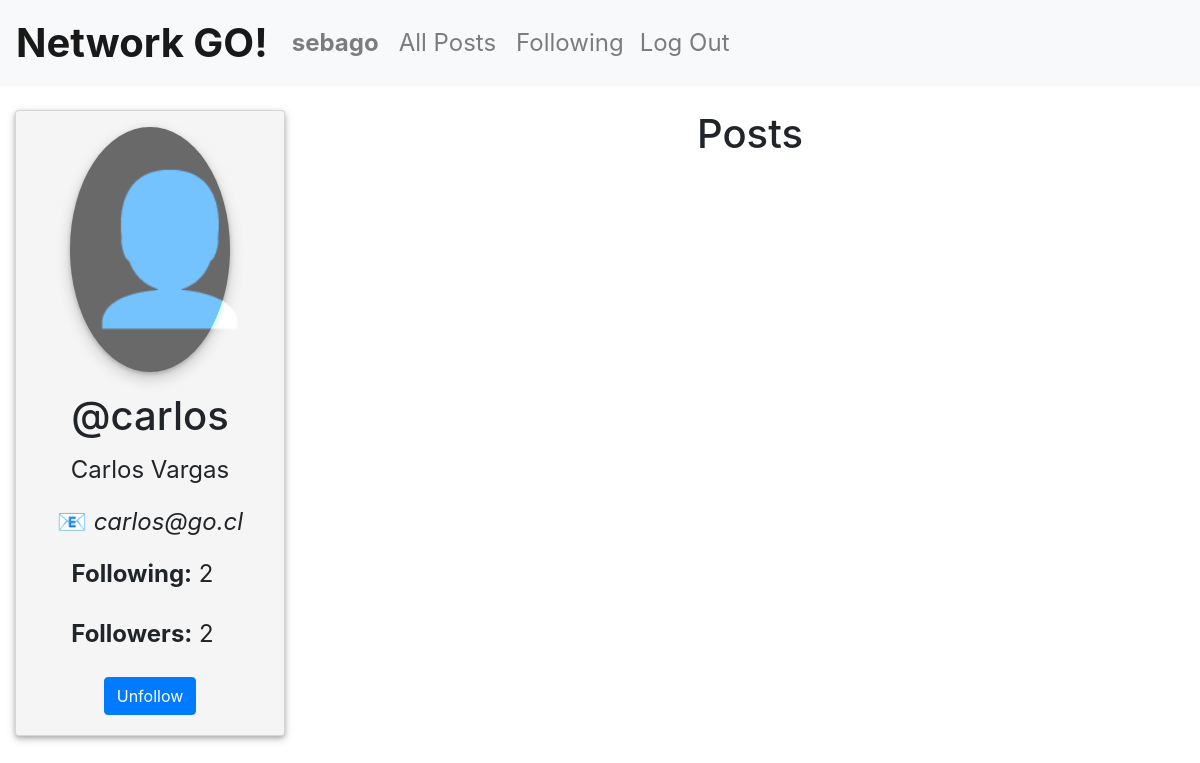
/profile/carlos (signed in), run on the app's committed database.
### network/models.py (models this page shows)
class User(AbstractUser):
    following = models.ManyToManyField("User", related_name='followers')

### network/views.py (the view, shortened to what this page needs)
# urls.py: path("profile/<str:username>", views.profile, name="profile"), #GET or PUT
@login_required
def profile(request, username):
    try:
        user = User.objects.get(username=username)
    except User.DoesNotExist:
        return HttpResponseNotFound(f"<h1>User '{username}' does not exist</h1>")
    if request.method == 'GET':
        return render(request, "network/profile.html", {
                "profile_user": user
            })
    else:
        return JsonResponse({
            "error": "GET or PUT request required."
        }, status=400)

### network/templates/network/profile.html (shortened to what this page needs)
{% extends "network/layout.html" %}
{% load static %}
{% block body %}
    <div class="container-fluid mt-4">
        <div class="row justify-content-center">
                <div id="profile-view" class="col-3">
                    <div class="card">
                        <div id="profile-img" class="card-img-top  mt-3"><label>👤</label></div>
                        <div class="card-body">
                            <h1 class="card-title text-center">@{{ profile_user.username }}</h1>
                            <p class="card-text">{{ profile_user.first_name | capfirst }} {{ profile_user.last_name | capfirst }}</p>
                            <p class="card-text">&#128231;<i> {{ profile_user.email }}</i></p>
                            <p class="col"><label><b>Following:</b></label> <label id="following-count"> {{profile_user.following.all | length }} </label></p>
                            <p class="col"><label><b>Followers:</b></label> <label id="followers-count"> {{profile_user.followers.all | length }} </label></p>
                            {% if user.username != profile_user.username %}
                                {% if profile_user in user.following.all %}
                                    <button id="follow-btn" class="btn btn-primary">Unfollow</button>
                                {% else %}
                                    <button id="follow-btn" class="btn btn-primary">Follow</button>
                                {% endif %}
                            {% endif %}
                        </div>
                    </div>
                </div>
                <div id="posts-view" class="col-9">
                    <h1 id="posts-title" class="title">Posts</h1>
                </div>
        </div>
    </div>
{% endblock %}

### network/templates/network/layout.html (shortened to what this page needs)
{% load static %}
<!DOCTYPE html>
<html lang="en">
    <head>
        <link rel="stylesheet" href="https://stackpath.bootstrapcdn.com/bootstrap/4.4.1/css/bootstrap.min.css">
        <link href="{% static 'network/styles.css' %}" rel="stylesheet">
    </head>
    <body>
        <nav class="navbar navbar-expand-lg navbar-light bg-light">
            <a class="navbar-brand" href="/">Network GO!</a>
            <div>
              <ul class="navbar-nav mr-auto">
                {% if user.is_authenticated %}
                    <li class="nav-item">
                        <a class="nav-link" href="{% url 'profile' user.username %}"><strong>{{ user.username }}</strong></a>
                    </li>
                {% endif %}
                <li class="nav-item ml-1">
                    <a id="allposts-btn" class="nav-link" href="{% url 'allposts' %}">All Posts</a>
                </li>
                {% if user.is_authenticated %}
                    <li class="nav-item ml-1">
                        <a id="following-btn" class="nav-link" href="{% url 'following' %}">Following</a>
                    </li>
                    <li class="nav-item">
                        <a class="nav-link" href="{% url 'logout' %}">Log Out</a>
                    </li>
                {% endif %}
              </ul>
            </div>
          </nav>
        <div class="body mt-2">
            {% block body %}
            {% endblock %}
        </div>
    </body>
</html>

### network/static/network/styles.css (style rules this page uses)
.navbar-brand { font-size: 2.5em; font-weight: bolder; }
.nav-item { font-size: 1.5em; }
#posts-view { text-align: center; }
.title { text-align: center; }
#profile-view { text-align: center; }
.card { width: 100%; text-align: center; box-shadow: 0 2px 4px 0 rgba(0, 0, 0, 0.2), 0 3px 10px 0 rgba(0, 0, 0, 0.19); background-color: whitesmoke; font-size: 1.5em; }
.col { padding-left: 0; }
#profile-img { border-radius: 50%; background-color: dimgray; width: 60%; margin-left: 20%; padding: 4%; font-size: 6em; display: inline-block; box-shadow: 0 2px 4px 0 rgba(0, 0, 0, 0.2), 0 6px 15px 0 rgba(0, 0, 0, 0.19); }
#profile-img label { mix-blend-mode: color-dodge; }

### data on the page
User: username "sebago"
User: username "carlos", first_name "Carlos", last_name "Vargas", email "carlos@go.cl", following.all|length "2", followers.all|length "2"
